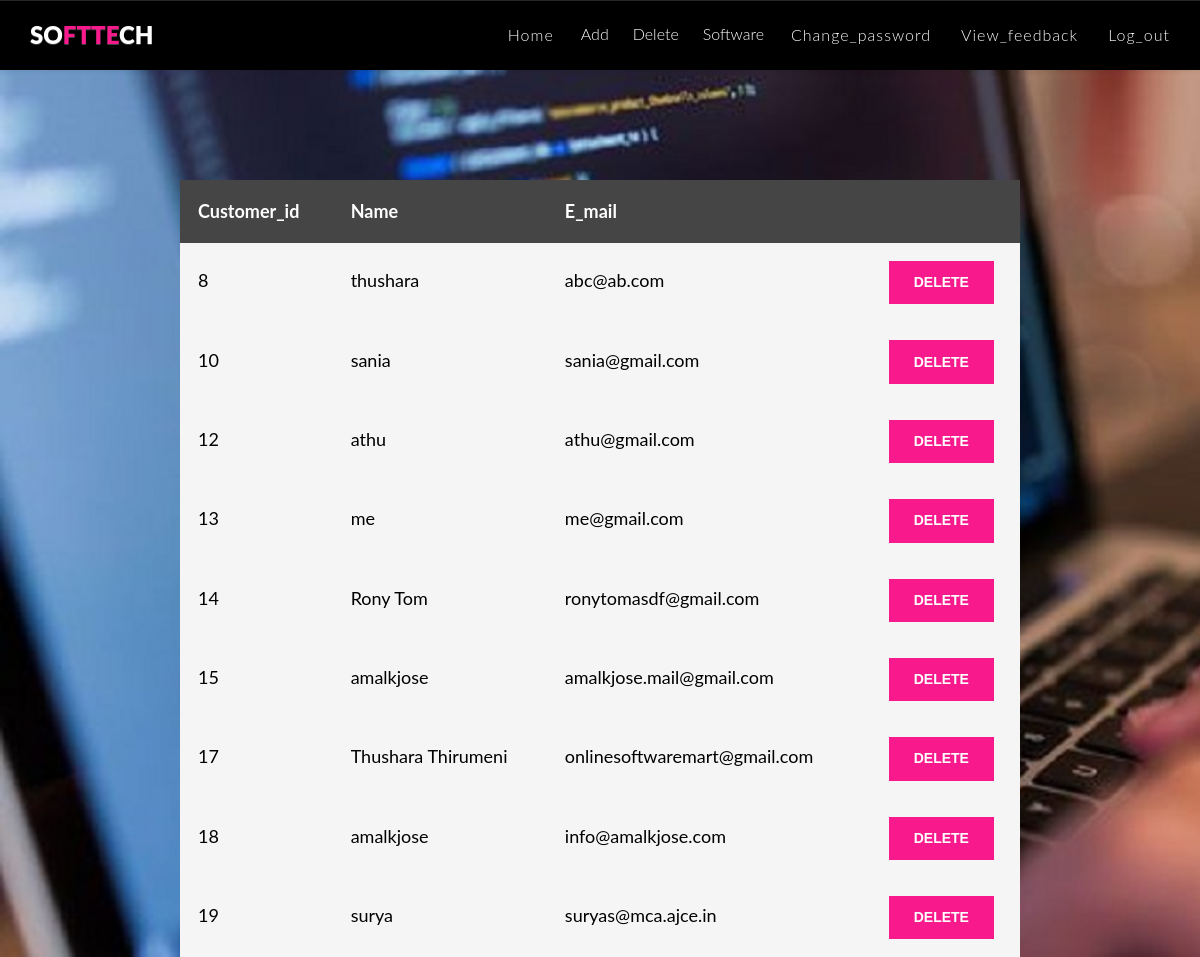
The page /edit_customer.php on the database its author committed.
### tables this page shows
CREATE TABLE `customer` (
  `cid` int(11) NOT NULL,
  `name` varchar(30) NOT NULL,
  `email_id` varchar(30) NOT NULL,
  `status` int(11) NOT NULL,
  `logid` int(11) NOT NULL
);

### edit_customer.php (the view, shortened to what this page needs)
<!DOCTYPE html>
<html>
<head>
<link rel="stylesheet" type="text/css" href="library/font-awesome-4.3.0/css/font-awesome.min.css">
	<link rel="stylesheet" type="text/css" href="css/animate.css">
	<link rel="stylesheet" type="text/css" href="css/owl.carousel.css">
        <link rel="stylesheet" type="text/css" href="css/owl.theme.css">
	<link rel="stylesheet" type="text/css" href="css/magnific-popup.css">
        <link rel ="stylesheet" type="text/css" href="library/vegas/vegas.min.css">
	<link rel="stylesheet" type="text/css" href="library/bootstrap/css/bootstrap-theme.min.css">
	<link rel="stylesheet" type="text/css" href="library/bootstrap/css/bootstrap.css">
	<link rel="stylesheet" type="text/css" href="css/style.css">
	<link rel="stylesheet" type="text/css" href="css/custom.css">
        <link rel="stylesheet" type="text/css" href="css/responsive.css">
	<link rel="stylesheet" type="text/css" href="css/color/rose.css">
</head>
<body style="background-image:url(images/main.jpg);">
	<nav  class=" nim-menu navbar navbar-default navbar-fixed-top">
	      <div class="container">
	        <div class="navbar-header">
	            <a class="navbar-brand" href="index.html">So<span class="themecolor">ftte</span>ch</a>
	        </div>
	        <div class="collapse navbar-collapse" id="bs-example-navbar-collapse-1">
	          <ul class="nav navbar-nav navbar-right">
	            <li><a href="admin.php" class="page-scroll">Home</a></li>
							<div class="dropdown" style="float:left;">
								<button class="dropbtn page-scroll">Add</button>
							</div>
				<div class="dropdown" style="float:left;">
					<button class="dropbtn">Delete</button>
				</div><div class="dropdown" style="float:left;">
					<button class="dropbtn">Software</button>
		</div>
				<li><a href="admin_change_password.php" class="page-scroll">Change_password</a></li>
				<li><a href="feedview.php" class="page-scroll">View_feedback</a></li>
				      <li><a href="logout.php" class="page-scroll">Log_out</a></li>
	          </ul>
	        </div>
	      </div>
	    </nav>
<?php
include 'dbcon.php';
$sql = mysqli_query($con,"SELECT * FROM customer where `status`='1'");
?>
<center>
<table  width="70%"  border="0" style="margin-top:180px;" >
<tr><th>Customer_id</th>
<th>Name</th>
<th>E_mail</th>
<th></th>
</tr>
<?php
while($row=mysqli_fetch_array($sql)){
	?><form action="#" method="post">
	<tr>
		<td><?php echo $row['cid'];?></td>
		<td><?php echo $row['name'];?></td>
		<td><?php echo $row['email_id'];?></td>
		<td> <center> <input class="sub" type="submit" name="delete" value="delete"> </center> </td>
	</tr></form>
	<?php
}
?>
</table>
</center>
</html>

### css/style.css (style rules this page uses)
* { padding: 0; margin: 0; vertical-align: baseline; }
html { -webkit-font-smoothing:antialiased; }
body,div,dl,dt,dd,ul,ol,li,h1,h2,h3,h4,h5,h6,pre,form,fieldset,p,blockquote,hr,th,td { margin:0; padding:0; }
body { color: #fff; font: normal 16px "Roboto", "Helvetica Neue", Helvetica, Arial, sans-serif; font-weight: 300; background-color: #000; line-height: 1.5; font-family: 'Lato', sans-serif; text-rendering: optimizeLegibility !important; -webkit-font-smoothing: antialiased !important; background-repeat: no-repeat; background-size: cover; }
a { text-decoration: none !important; transition:all 0.3s linear; -webkit-transition:all 0.3s linear; -moz-transition:all 0.3s linear; -ms-transition:all 0.3s linear; -o-transition:all 0.3s linear; }
ul { list-style: none; margin:0; padding:0; }
.nim-menu { padding: 10px; transition: all 0.8s; background:#000; border-bottom:none; transition:all 0.4s ease-in; -webkit-transition:all 0.4s ease-in; -moz-transition:all 0.4s ease-in; -ms-transition:all 0.4s ease-in; }
.nim-menu a.navbar-brand { text-transform: uppercase; font-size: 1.5em; font-weight: 900; color:#fff; }
.nim-menu.navbar-default .navbar-nav > li > a { color: #fafafa; letter-spacing: 1px; text-shadow:1px 0px rgba(0,0,0,0.5); }

### css/custom.css (style rules this page uses)
.dropbtn { background-color: black; color: white; padding: 12px; font-size: 16px; border: none; cursor: pointer; }
.dropdown { position: relative; display: inline-block; }
table { border-collapse: collapse; font-size:20px; font-weight:bolder; border-radius:50px; }
th, td { text-align: left; padding: 18px; color: black; background-color: whitesmoke; font-size:18px; }
th { color: white; background-color: #454545; font-size:18px; }
.sub { background-color: #f8198d; border-radius: 2px; padding: 0.8em 1.8em; color: #fff; font-weight: 700; -webkit-transition: all .5s ease-out; -moz-transition: all .5s ease-out; transition: all .5s ease-out; text-transform: uppercase; font-size: 14px; font-family: 'Source Sans Pro', sans-serif; text-transform: uppercase; border-radius: 0; }

### css/color/rose.css (style rules this page uses)
.themecolor { color:#f8198d; }

### rows shown on the page
customer: cid "8", name "thushara", email "abc@ab.com"
customer: cid "10", name "sania", email "sania@gmail.com"
customer: cid "12", name "athu", email "athu@gmail.com"
customer: cid "13", name "me", email "me@gmail.com"
customer: cid "14", name "Rony Tom", email "ronytomasdf@gmail.com"
customer: cid "15", name "amalkjose", email "amalkjose.mail@gmail.com"
customer: cid "17", name "Thushara Thirumeni", email "onlinesoftwaremart@gmail.com"
customer: cid "18", name "amalkjose", email "info@amalkjose.com"
customer: cid "19", name "surya", email "suryas@mca.ajce.in"
